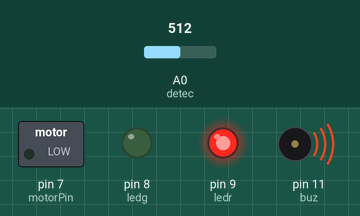
This sketch was run on a simulated Arduino Uno, built with avr-gcc and run on an emulated ATmega328P. On the bench: switched loads named in the sketch (green lamp = pin HIGH), output pins drawn as LEDs (lit = HIGH), buzzer (waves = sounding, pin HIGH). The inputs (shaded band) are chosen by the test bench; at power-on: A0 (detec) = 512. What the sketch prints to the serial monitor is not drawn.

Above: at 3.2 s.
At 13.0 s:
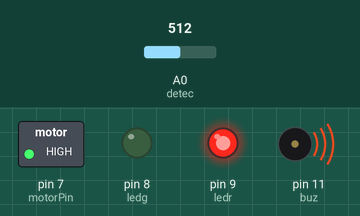
Timing chart, 0 to 30.0 s (numbered marks = the images above):
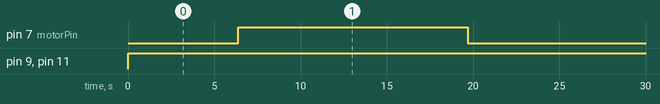

The sketch:

detection_de_gaz.ino
```cpp
// C++ code
//
int motorPin = 7;
int ledg = 8;
int ledr = 9;
int detec = A0;
int buz = 11;


void setup()
{
  pinMode(motorPin, OUTPUT);
   pinMode(ledg, OUTPUT);
   pinMode(ledr, OUTPUT);
  pinMode(buz, OUTPUT);
   pinMode(detec, INPUT);
  Serial.begin(9600);
}

void loop()
{

  int  valeur= analogRead(detec);

  Serial.println(valeur);
    if (valeur>85){
       digitalWrite(ledr,HIGH);
      digitalWrite(buz,HIGH);
      digitalWrite(ledg,LOW);
  for (int i=0;i<=255;i++)
  {
    analogWrite(motorPin,i);
    //Serial.println(i);
    delay(50);


  }

  delay(500);
  for (int i=255;i>=0;i--)
  {
    analogWrite(motorPin,i);
   // Serial.println(i);
    delay(50);

  }

    }
  else
  {
     digitalWrite(ledg,HIGH);
      digitalWrite(buz,LOW);
    digitalWrite(ledr,LOW);
  }

}
```

Measured:
- by itself, pin 7 (motorPin): alternates HIGH for 13.3 s and LOW for 12.8 s
- by itself, pin 9 (ledr), pin 11 (buz): LOW → HIGH at 0.00 s
